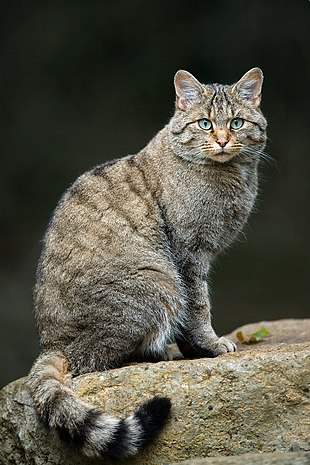
#> input picture Image processing/inpainting.jpg, 310 x 465 px
$ jupyter execute 'Image Inpainting.ipynb'
#> lines starting #> are read from the running program, lines starting #| are printed output that depends on the picture; after the words box and inside, x2 and y2 are one past the last pixel; in counts of white or black regions, pixels touching at a corner belong together
<b>Image inpainting</b> là quá trình loại bỏ các hư hỏng, chẳng hạn như nhiễu, nét vẽ hoặc văn bản trên hình ảnh. Nó đặc biệt hữu ích trong việc khôi phục các bức ảnh cũ có thể bị trầy xước ở các cạnh hoặc vết mực trên đó. Tính năng vẽ trong ảnh hoạt động bằng cách thay thế các pixel bị hỏng bằng các pixel tương tự với các pixel lân cận, do đó, làm cho chúng không dễ thấy và giúp chúng hòa trộn tốt với nền.

Trong cv2.inpaint() sử dụng hai thuật toán:
<ol>
    <li>Thuật toán Telea's inpaiting: Mục tiêu chính của phương pháp này là phục hồi các vùng bị hỏng trong ảnh bằng cách lan truyền các giá trị pixel từ ranh giới của vùng đó vào bên trong. Giá trị của mỗi pixel trong vùng bị hỏng được cập nhật dựa trên công thức sau:  $I(p) = \frac{\sum _{q\epsilon \partial \Omega} W(p,q)I(q)}{\sum _{q\epsilon \partial \Omega} W(p,q)}$.
        <br>Trong đó:<ul>
            <li>𝐼(𝑝)) là giá trị pixel cần phục hồi tại vị trí 𝑝</li>
            <li>∂Ω là biên của vùng bị hỏng</li>
            <li>I(q) là giá trị pixel tại vị trí 𝑞 trên biên</li>
            <li>W(p,q) là trọng số được tính dựa trên khoảng cách và gradient giữa 𝑝 và 𝑞. Được xác định theo công thức $W(p,q) = \frac{(1-\left \| p-q \right \|/R)(1-\left \| I(p)-I(q) \right \|/M)}{\left \| p-q \right \|}$ với $\left \| p-q \right \|$ là khoảng cách giữua p và q, $R$ là bán kính tìm kiếm và $M$ là giá trị cường độ tối đa.</li>
        </ul>
    </li>
    <li>
        Thuật toán Navier-Stokes: avier-Stokes Based Inpainting là một phương pháp phục hồi ảnh dựa trên phương trình vi phân từng phần, cụ thể là các phương trình Navier-Stokes. Phương pháp này nhằm mục đích phục hồi các vùng bị hỏng trong ảnh bằng cách lan truyền các giá trị pixel từ ranh giới của vùng đó vào bên trong vùng bị hỏng, trong khi duy trì tính liên tục và mịn màng của gradient ảnh. Công thức của phương trình là $I(p) = \int _{\partial \Omega }I(q)W(p,q)$
    </li>
</ol>

<table>
    <thead>
        <tr>
            <th><strong>Đặc điểm</strong></th>
            <th><strong>Telea's Inpainting</strong></th>
            <th><strong>Navier-Stokes Based Inpainting</strong></th>
        </tr>
    </thead>
    <tbody>
        <tr>
            <td><strong>Nguyên lý hoạt động</strong></td>
            <td>Sử dụng Fast Marching Method để lan truyền giá trị pixel từ biên vào vùng bị hỏng. Ưu tiên phục hồi các pixel gần biên trước, sau đó tiến dần vào sâu bên trong.</td>
            <td>Sử dụng phương trình Navier-Stokes để lan truyền gradient từ biên vào vùng bị hỏng. Duy trì tính liên tục và mịn màng của gradient ảnh.</td>
        </tr>
        <tr>
            <td><strong>Ưu điểm</strong></td>
            <td>Nhanh chóng và hiệu quả cho các vùng nhỏ hoặc chi tiết nhỏ bị mất. Dễ dàng sử dụng và triển khai.</td>
            <td>Hiệu quả trong việc duy trì tính liên tục của gradient và độ mịn của ảnh. Thích hợp cho các ứng dụng yêu cầu chất lượng cao.</td>
        </tr>
        <tr>
            <td><strong>Nhược điểm</strong></td>
            <td>Có thể không duy trì được độ mịn của gradient tốt như phương pháp Navier-Stokes trong các trường hợp phức tạp.</td>
            <td>Tốn nhiều thời gian tính toán hơn so với phương pháp Telea.</td>
        </tr>
        <tr>
            <td><strong>Trường hợp sử dụng</strong></td>
            <td>Các vùng nhỏ hoặc chi tiết nhỏ bị mất trong ảnh. Khi tốc độ phục hồi là ưu tiên hàng đầu.</td>
            <td>Các vùng bị hỏng lớn hoặc phức tạp. Khi yêu cầu chất lượng phục hồi cao và độ mịn của gradient.</td>
        </tr>
        <tr>
            <td><strong>Ứng dụng</strong></td>
            <td>Loại bỏ các vật thể không mong muốn khỏi ảnh. Phục hồi các vùng nhỏ bị hỏng trong ảnh số.</td>
            <td>Phục hồi ảnh cổ điển hoặc ảnh nghệ thuật bị hỏng. Loại bỏ các vật thể không mong muốn khỏi ảnh với yêu cầu chất lượng cao.</td>
        </tr>
    </tbody>
</table>

[cell 1]
# cv2.inpaint(src, inpaintMask, inpaintRadius, methods)

import cv2
import numpy as np
import matplotlib.pyplot as plt

image_original = cv2.imread('inpainting.jpg')
#> image_original is the input picture: shape (465, 310, 3); mean B, G, R 67.6, 80.5, 82
image_copy = image_original.copy()
cv2.line(image_copy, (100,200), (200,150), (0, 0, 0), thickness=3)
cv2.putText(image_copy, 'Hau', (100,250), fontFace = cv2.FONT_HERSHEY_TRIPLEX, fontScale = 1, color = (0,0,0))
cv2.line(image_copy, (250,400), (300,350), (0, 0, 0), thickness=3)
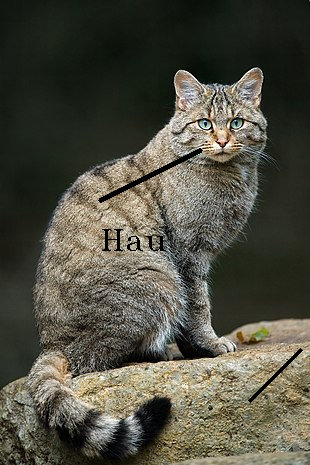
#> image_copy: shape (465, 310, 3); mean B, G, R 66.6, 79.3, 80.8

image_gray = cv2.cvtColor(image_copy, cv2.COLOR_BGR2GRAY)
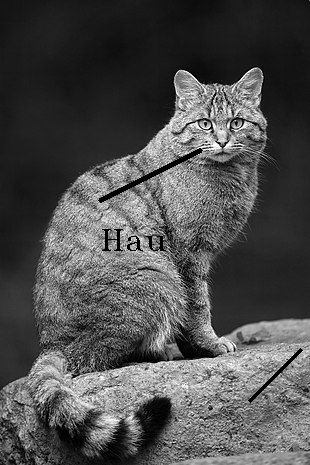
#> image_gray: shape (465, 310); min 0, max 255, mean 78.3
_, mask = cv2.threshold(image_gray, 0, 255, cv2.THRESH_BINARY_INV)
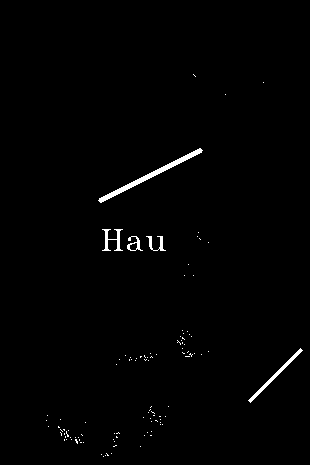
#> mask: shape (465, 310); 0.96% white; 106 white regions (101 under 20 px), largest, box (x1, y1, x2, y2) and area: (98, 148, 203, 203) 565, (248, 348, 303, 403) 263, (102, 229, 123, 251) 173, (146, 236, 166, 251) 104, (127, 236, 143, 251) 92
inpaint_telea = cv2.inpaint(image_copy, mask, 3, cv2.INPAINT_TELEA)
inpaint_ns = cv2.inpaint(image_copy, mask, 3, cv2.INPAINT_NS)

plt.figure(figsize=(18,6))
plt.subplot(131);plt.imshow(cv2.cvtColor(image_original, cv2.COLOR_BGR2RGB)); plt.title('Original Image')
plt.subplot(132);plt.imshow(cv2.cvtColor(image_copy, cv2.COLOR_BGR2RGB)); plt.title('Damage Image')
plt.subplot(133);plt.imshow(mask, cmap='gray'); plt.title('Mask Image')
plt.show()
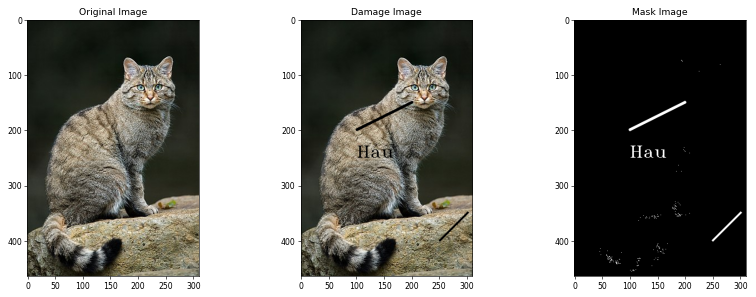
#> figure drawn by matplotlib, 3 panels

plt.figure(figsize=(12,6))
plt.subplot(121);plt.imshow(cv2.cvtColor(inpaint_telea, cv2.COLOR_BGR2RGB)); plt.title('Telea Image')
plt.subplot(122);plt.imshow(cv2.cvtColor(inpaint_ns, cv2.COLOR_BGR2RGB)); plt.title('Navier-Stokes Image')
plt.show()
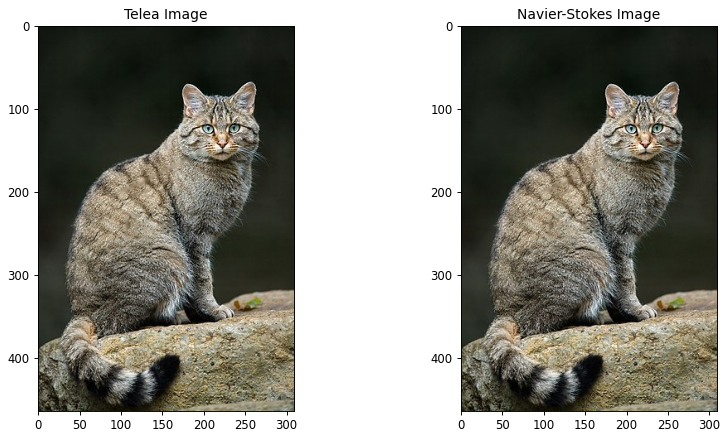
#> figure drawn by matplotlib, 2 panels

<h4>Đánh giá các kết quả sử dụng PSNR</h4h4>

$PSNR = 10 \cdot log_{10} (\frac{MAX_{I}^{2}}{MSE})$

Thông thường nếu PSNR>=40 dB thì hệ thống mắt thường gần như không phân biệt được ảnh gốc và ảnh sinh ra. PSNR càng cao thì chất lượng ảnh sinh càng tốt, khi 2 ảnh giống hệt nhau thì MSE=0 và PSNR đi đến vô hạn, đơn vị của PSNR là Decibel.

[cell 2]
def calculate_psnr(img1, img2):
    mse = np.mean((img1 - img2) ** 2)
#> mse = 0.941
    if mse == 0:
        return float('inf')
    max_pixel = 255.0
    psnr = 10 * np.log10((max_pixel ** 2) / mse)
#> psnr = 48.4
    return psnr

# Tính PSNR cho từng phương pháp
psnr_telea = calculate_psnr(image_original, inpaint_telea)
#> psnr_telea = 48.4
psnr_ns = calculate_psnr(image_original, inpaint_ns)
#> psnr_ns = 48.45

print(f'PSNR (Telea): {psnr_telea:.2f}')
#| PSNR (Telea): 48.40
print(f'PSNR (Navier-Stokes): {psnr_ns:.2f}')
#| PSNR (Navier-Stokes): 48.45
